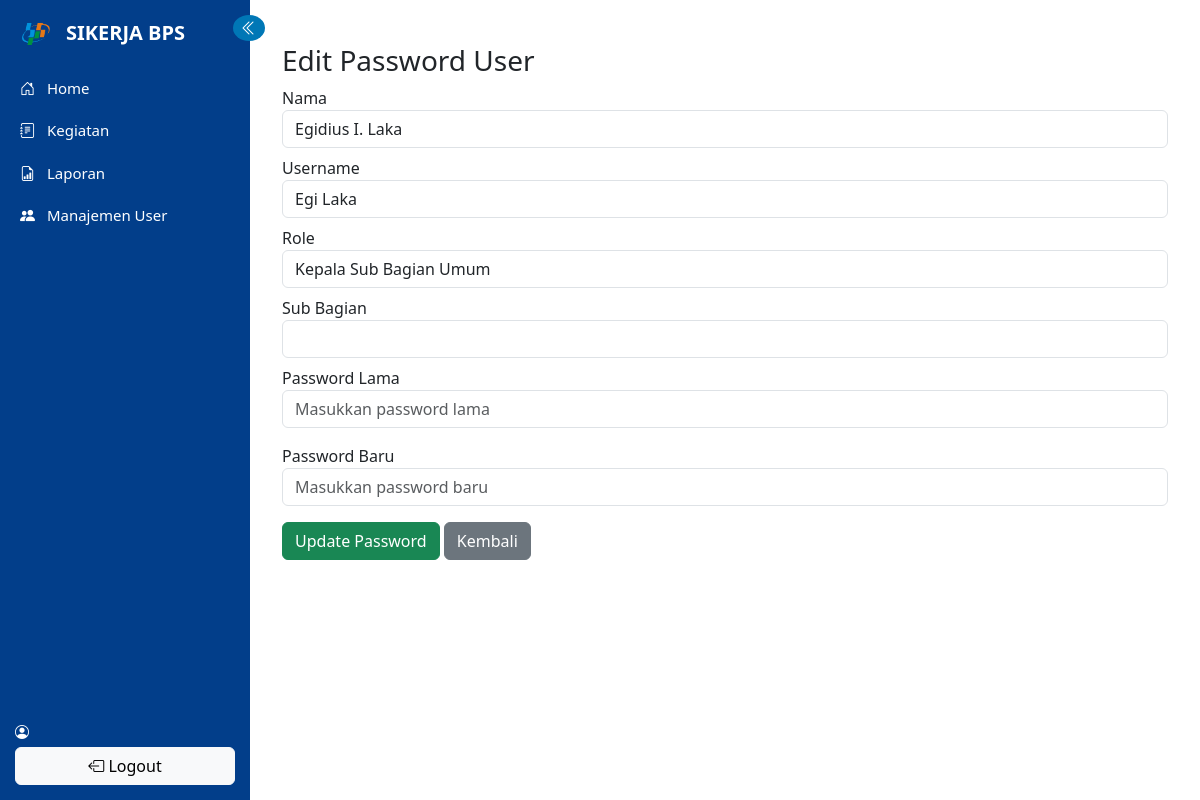
The app's page /admin/edit.php?id=2 with its own data.
### tables this page shows
CREATE TABLE `users` (
  `id` int(11) NOT NULL,
  `nama` varchar(100) DEFAULT NULL,
  `username` varchar(50) DEFAULT NULL,
  `password` varchar(255) DEFAULT NULL,
  `role` varchar(500) DEFAULT NULL,
  `sub_bagian` varchar(100) DEFAULT NULL,
  `status` enum('aktif','nonaktif') NOT NULL DEFAULT 'aktif',
  `session_token` varchar(255) DEFAULT NULL,
  `session_id` varchar(64) DEFAULT NULL
);

### admin/edit.php (the view, shortened to what this page needs)
<?php
include("../config/koneksi.php");
include("layout/sidebar.php");
$id = $_GET['id'];
$data = mysqli_fetch_assoc(mysqli_query($host, "SELECT * FROM users WHERE id = $id"));
?>
<div class="container mt-4">
    <h3>Edit Password User</h3>
    <form method="POST">
        <div class="mb-2">
            <label>Nama</label>
            <input type="text" class="form-control" value="<?= $data['nama'] ?>" readonly>
        </div>
        <div class="mb-2">
            <label>Username</label>
            <input type="text" class="form-control" value="<?= $data['username'] ?>">
        </div>
        <div class="mb-2">
            <label>Role</label>
            <input type="text" class="form-control" value="<?= $data['role'] ?>" readonly>
        </div>
        <div class="mb-2">
            <label>Sub Bagian</label>
            <input type="text" class="form-control" value="<?= $data['sub_bagian'] ?>" readonly>
        </div>
        <div class="mb-3">
            <label>Password Lama</label>
            <input type="password" name="password_lama" class="form-control" required placeholder="Masukkan password lama">
        </div>
        <div class="mb-3">
            <label>Password Baru</label>
            <input type="password" name="password_baru" class="form-control" required placeholder="Masukkan password baru">
        </div>
        <button class="btn btn-success" name="update">Update Password</button>
        <a href="index.php" class="btn btn-secondary">Kembali</a>
    </form>
</div>

### records on screen
users: nama "Egidius I. Laka", username "Egi Laka", role "Kepala Sub Bagian Umum"
